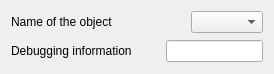
<ui version="4.0" >
 <class>QDebugInfo</class>
 <widget class="QWidget" name="QDebugInfo" >
  <property name="geometry" >
   <rect>
    <x>0</x>
    <y>0</y>
    <width>274</width>
    <height>74</height>
   </rect>
  </property>
  <property name="windowTitle" >
   <string>Form</string>
  </property>
  <layout class="QGridLayout" name="gridLayout" >
   <item row="0" column="0" colspan="2" >
    <layout class="QHBoxLayout" name="horizontalLayout" >
     <item>
      <widget class="QLabel" name="label" >
       <property name="text" >
        <string>Name of the object</string>
       </property>
      </widget>
     </item>
     <item>
      <spacer name="horizontalSpacer" >
       <property name="orientation" >
        <enum>Qt::Horizontal</enum>
       </property>
       <property name="sizeHint" stdset="0" >
        <size>
         <width>40</width>
         <height>20</height>
        </size>
       </property>
      </spacer>
     </item>
     <item>
      <widget class="KComboBox" name="Object" >
       <property name="editable" >
        <bool>false</bool>
       </property>
      </widget>
     </item>
    </layout>
   </item>
   <item rowspan="2" row="1" column="0" colspan="2" >
    <layout class="QHBoxLayout" name="horizontalLayout_2" >
     <item>
      <widget class="QLabel" name="label_2" >
       <property name="text" >
        <string>Debugging information</string>
       </property>
      </widget>
     </item>
     <item>
      <spacer name="horizontalSpacer_2" >
       <property name="orientation" >
        <enum>Qt::Horizontal</enum>
       </property>
       <property name="sizeHint" stdset="0" >
        <size>
         <width>40</width>
         <height>20</height>
        </size>
       </property>
      </spacer>
     </item>
     <item>
      <widget class="QLineEdit" name="Info" />
     </item>
    </layout>
   </item>
  </layout>
 </widget>
 <customwidgets>
  <customwidget>
   <class>KComboBox</class>
   <extends>QComboBox</extends>
   <header>kcombobox.h</header>
  </customwidget>
 </customwidgets>
 <resources/>
 <connections/>
</ui>
